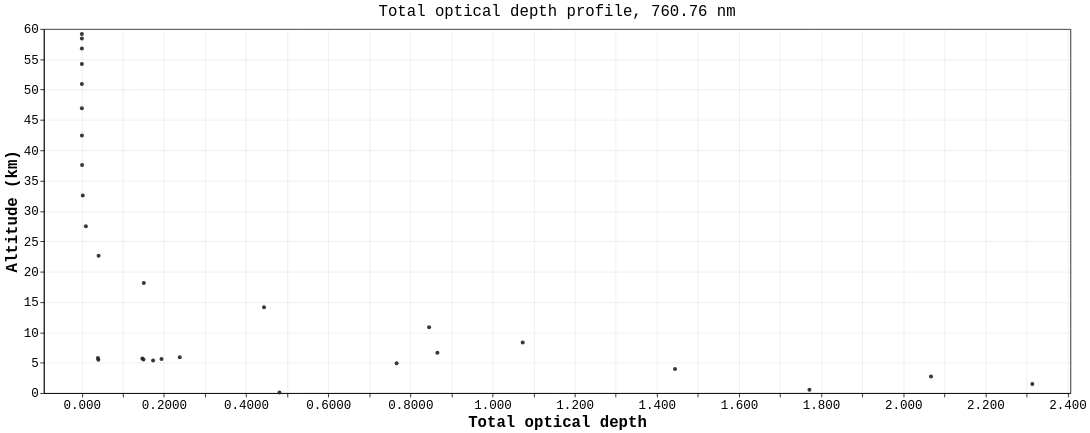

The cell this chart's notebook holds for it:
### Markdown cell above
## Atmospheric Optical Depth

### Code cell
optical_depth_chart

### Figure 1 — Vega-Lite specification as saved in the notebook (floating-point values rounded to 4 significant figures)
{"config": {"background": "white", "view": {"stroke": "black", "continuousWidth": 1311, "continuousHeight": 465}, "axis": {"domain": true, "domainColor": "black", "grid": true, "gridColor": "#b0b0b0", "gridOpacity": 0.25, "labelColor": "black", "labelFont": "Menlo, Monaco, Consolas, Liberation Mono, DejaVu Sans Mono, monospace", "labelFontSize": 16, "tickColor": "black", "titleColor": "black", "titleFont": "Menlo, Monaco, Consolas, Liberation Mono, DejaVu Sans Mono, monospace", "titleFontSize": 20}, "legend": {"labelColor": "black", "labelFont": "Menlo, Monaco, Consolas, Liberation Mono, DejaVu Sans Mono, monospace", "labelFontSize": 16, "labelLimit": 320, "orient": "bottom-left", "fillColor": "white", "strokeColor": "#cccccc", "padding": 8, "titleColor": "black", "titleFont": "Menlo, Monaco, Consolas, Liberation Mono, DejaVu Sans Mono, monospace", "titleFontSize": 16}, "line": {"strokeWidth": 1.4}, "point": {"size": 28}, "range": {"category": ["#1f77b4", "#ff7f0e", "#d62728"]}, "title": {"color": "black", "font": "Menlo, Monaco, Consolas, Liberation Mono, DejaVu Sans Mono, monospace", "fontSize": 20, "fontWeight": "normal", "anchor": "middle"}}, "data": {"name": "data-69723ab411b54b08042b72d260353b6c"}, "mark": {"type": "point", "color": "#222222", "filled": true, "opacity": 0.9, "size": 26}, "encoding": {"tooltip": [{"field": "wavelength_nm", "format": ".4f", "title": "Wavelength (nm)", "type": "quantitative"}, {"field": "altitude_km", "format": ".4g", "title": "Altitude (km)", "type": "quantitative"}, {"field": "total_optical_depth", "format": ".4e", "title": "Total optical depth", "type": "quantitative"}], "x": {"axis": {"format": ".4g"}, "field": "total_optical_depth", "scale": {"domain": [-0.09256, 2.407], "zero": false}, "title": "Total optical depth", "type": "quantitative"}, "y": {"field": "altitude_km", "title": "Altitude (km)", "type": "quantitative"}}, "height": 465, "title": "Total optical depth profile, 760.76 nm", "width": 1311, "$schema": "https://vega.github.io/schema/vega-lite/v6.4.1.json", "datasets": {"data-69723ab411b54b08042b72d260353b6c": [{"wavelength_nm": 760.8, "top_altitude_km": 0.1847, "bottom_altitude_km": -3.637e-05, "total_optical_depth": 0.4811, "altitude_km": 0.09234}, {"wavelength_nm": 760.8, "top_altitude_km": 0.9268, "bottom_altitude_km": 0.1847, "total_optical_depth": 1.771, "altitude_km": 0.5558}, {"wavelength_nm": 760.8, "top_altitude_km": 2.083, "bottom_altitude_km": 0.9268, "total_optical_depth": 2.314, "altitude_km": 1.505}, {"wavelength_nm": 760.8, "top_altitude_km": 3.389, "bottom_altitude_km": 2.083, "total_optical_depth": 2.067, "altitude_km": 2.736}, {"wavelength_nm": 760.8, "top_altitude_km": 4.545, "bottom_altitude_km": 3.389, "total_optical_depth": 1.444, "altitude_km": 3.967}, {"wavelength_nm": 760.8, "top_altitude_km": 5.287, "bottom_altitude_km": 4.545, "total_optical_depth": 0.7664, "altitude_km": 4.916}, {"wavelength_nm": 760.8, "top_altitude_km": 5.472, "bottom_altitude_km": 5.287, "total_optical_depth": 0.1735, "altitude_km": 5.379}, {"wavelength_nm": 760.8, "top_altitude_km": 5.493, "bottom_altitude_km": 5.472, "total_optical_depth": 0.04016, "altitude_km": 5.482}, {"wavelength_nm": 760.8, "top_altitude_km": 5.572, "bottom_altitude_km": 5.493, "total_optical_depth": 0.15, "altitude_km": 5.532}, {"wavelength_nm": 760.8, "top_altitude_km": 5.675, "bottom_altitude_km": 5.572, "total_optical_depth": 0.1939, "altitude_km": 5.623}, {"wavelength_nm": 760.8, "top_altitude_km": 5.753, "bottom_altitude_km": 5.675, "total_optical_depth": 0.1473, "altitude_km": 5.714}, {"wavelength_nm": 760.8, "top_altitude_km": 5.774, "bottom_altitude_km": 5.753, "total_optical_depth": 0.03906, "altitude_km": 5.764}, {"wavelength_nm": 760.8, "top_altitude_km": 6.058, "bottom_altitude_km": 5.774, "total_optical_depth": 0.2384, "altitude_km": 5.916}, {"wavelength_nm": 760.8, "top_altitude_km": 7.258, "bottom_altitude_km": 6.058, "total_optical_depth": 0.8657, "altitude_km": 6.658}, {"wavelength_nm": 760.8, "top_altitude_km": 9.371, "bottom_altitude_km": 7.258, "total_optical_depth": 1.073, "altitude_km": 8.314}, {"wavelength_nm": 760.8, "top_altitude_km": 12.32, "bottom_altitude_km": 9.371, "total_optical_depth": 0.8454, "altitude_km": 10.85}, {"wavelength_nm": 760.8, "top_altitude_km": 16.0, "bottom_altitude_km": 12.32, "total_optical_depth": 0.4435, "altitude_km": 14.16}, {"wavelength_nm": 760.8, "top_altitude_km": 20.28, "bottom_altitude_km": 16.0, "total_optical_depth": 0.1509, "altitude_km": 18.14}, {"wavelength_nm": 760.8, "top_altitude_km": 25.0, "bottom_altitude_km": 20.28, "total_optical_depth": 0.0407, "altitude_km": 22.64}, {"wavelength_nm": 760.8, "top_altitude_km": 30.0, "bottom_altitude_km": 25.0, "total_optical_depth": 0.009757, "altitude_km": 27.5}, {"wavelength_nm": 760.8, "top_altitude_km": 35.08, "bottom_altitude_km": 30.0, "total_optical_depth": 0.002216, "altitude_km": 32.54}, {"wavelength_nm": 760.8, "top_altitude_km": 40.08, "bottom_altitude_km": 35.08, "total_optical_depth": 0.0005315, "altitude_km": 37.58}, {"wavelength_nm": 760.8, "top_altitude_km": 44.8, "bottom_altitude_km": 40.08, "total_optical_depth": 0.000146, "altitude_km": 42.44}, {"wavelength_nm": 760.8, "top_altitude_km": 49.08, "bottom_altitude_km": 44.8, "total_optical_depth": 4.786e-05, "altitude_km": 46.94}, {"wavelength_nm": 760.8, "top_altitude_km": 52.76, "bottom_altitude_km": 49.08, "total_optical_depth": 1.916e-05, "altitude_km": 50.92}, {"wavelength_nm": 760.8, "top_altitude_km": 55.71, "bottom_altitude_km": 52.76, "total_optical_depth": 8.736e-06, "altitude_km": 54.23}, {"wavelength_nm": 760.8, "top_altitude_km": 57.82, "bottom_altitude_km": 55.71, "total_optical_depth": 4.18e-06, "altitude_km": 56.76}, {"wavelength_nm": 760.8, "top_altitude_km": 59.02, "bottom_altitude_km": 57.82, "total_optical_depth": 1.841e-06, "altitude_km": 58.42}, {"wavelength_nm": 760.8, "top_altitude_km": 59.3, "bottom_altitude_km": 59.02, "total_optical_depth": 3.893e-07, "altitude_km": 59.16}]}}
